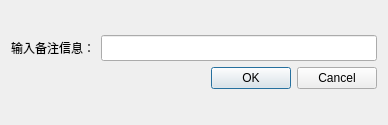
<?xml version="1.0" encoding="UTF-8"?>
<ui version="4.0">
 <class>DialogText</class>
 <widget class="QDialog" name="DialogText">
  <property name="geometry">
   <rect>
    <x>0</x>
    <y>0</y>
    <width>388</width>
    <height>125</height>
   </rect>
  </property>
  <property name="windowTitle">
   <string>Dialog</string>
  </property>
  <layout class="QVBoxLayout" name="verticalLayout_2">
   <item>
    <layout class="QVBoxLayout" name="verticalLayout">
     <item>
      <layout class="QHBoxLayout" name="horizontalLayout">
       <item>
        <widget class="QLabel" name="label">
         <property name="text">
          <string>输入备注信息：</string>
         </property>
        </widget>
       </item>
       <item>
        <widget class="QLineEdit" name="lineEdit">
         <property name="font">
          <font>
           <family>Adobe 宋体 Std L</family>
           <pointsize>10</pointsize>
          </font>
         </property>
        </widget>
       </item>
      </layout>
     </item>
     <item>
      <widget class="QDialogButtonBox" name="buttonBox">
       <property name="orientation">
        <enum>Qt::Horizontal</enum>
       </property>
       <property name="standardButtons">
        <set>QDialogButtonBox::Cancel|QDialogButtonBox::Ok</set>
       </property>
      </widget>
     </item>
    </layout>
   </item>
  </layout>
 </widget>
 <resources/>
 <connections>
  <connection>
   <sender>buttonBox</sender>
   <signal>accepted()</signal>
   <receiver>DialogText</receiver>
   <slot>accept()</slot>
   <hints>
    <hint type="sourcelabel">
     <x>248</x>
     <y>254</y>
    </hint>
    <hint type="destinationlabel">
     <x>157</x>
     <y>274</y>
    </hint>
   </hints>
  </connection>
  <connection>
   <sender>buttonBox</sender>
   <signal>rejected()</signal>
   <receiver>DialogText</receiver>
   <slot>reject()</slot>
   <hints>
    <hint type="sourcelabel">
     <x>316</x>
     <y>260</y>
    </hint>
    <hint type="destinationlabel">
     <x>286</x>
     <y>274</y>
    </hint>
   </hints>
  </connection>
 </connections>
</ui>
